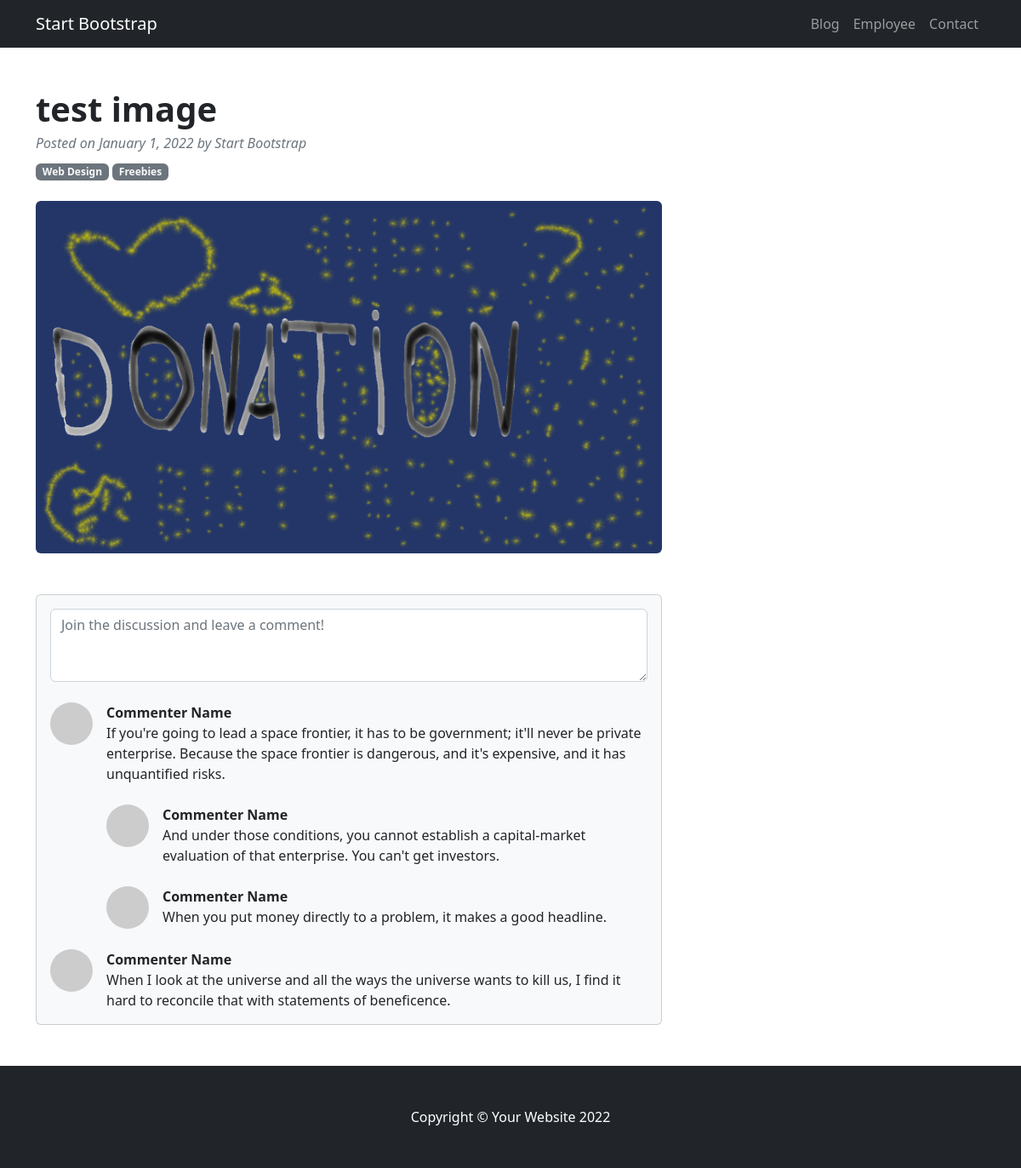
/details/4, run on the app's committed database.
### employee/models.py (models this page shows, shortened)
class BlogPosts(models.Model):
    title = models.CharField(max_length=255, null=False, blank=False)
    description = models.TextField(null=False, blank=False)
    featured = models.BooleanField(default=False)
    image = models.ImageField(upload_to="images", null=True, blank=True)

### employee/views.py (the view)
# urls.py: path("details/<int:id>", views.detailsPage, name="details"),
def detailsPage(request, id):
    detailsPost = BlogPosts.objects.get(id=id)
    template = loader.get_template("employee/detailsPage.html")
    context = {"posts": detailsPost}
    return HttpResponse(template.render(context, request))

### employee/templates/employee/detailsPage.html (shortened to what this page needs)
{% extends 'main.html' %} {% block content%}
<div class="container mt-5">
    <div class="row">
        <div class="col-lg-8">
            <article>
                <header class="mb-4">
                    <h1 class="fw-bolder mb-1">{{posts.title}}</h1>
                    <div class="text-muted fst-italic mb-2">Posted on January 1, 2022 by Start Bootstrap</div>
                    <a class="badge bg-secondary text-decoration-none link-light" href="#!">Web Design</a>
                    <a class="badge bg-secondary text-decoration-none link-light" href="#!">Freebies</a>
                </header>
                {%if posts.image %}
                <figure class="mb-4"><img class="img-fluid rounded" src="{{posts.image.url}}" alt="..." /></figure>
              {%endif%}
            </article>
            <section class="mb-5">
                <div class="card bg-light">
                    <div class="card-body">
                        <form class="mb-4"><textarea class="form-control" rows="3" placeholder="Join the discussion and leave a comment!"></textarea></form>
                        <div class="d-flex mb-4">
                            <div class="flex-shrink-0"><img class="rounded-circle" src="https://dummyimage.com/50x50/ced4da/6c757d.jpg" alt="..." /></div>
                            <div class="ms-3">
                                <div class="fw-bold">Commenter Name</div>
                                If you're going to lead a space frontier, it has to be government; it'll never be private enterprise. Because the space frontier is dangerous, and it's expensive, and it has unquantified risks.
                                <div class="d-flex mt-4">
                                    <div class="flex-shrink-0"><img class="rounded-circle" src="https://dummyimage.com/50x50/ced4da/6c757d.jpg" alt="..." /></div>
                                    <div class="ms-3">
                                        <div class="fw-bold">Commenter Name</div>
                                        And under those conditions, you cannot establish a capital-market evaluation of that enterprise. You can't get investors.
                                    </div>
                                </div>
                                <div class="d-flex mt-4">
                                    <div class="flex-shrink-0"><img class="rounded-circle" src="https://dummyimage.com/50x50/ced4da/6c757d.jpg" alt="..." /></div>
                                    <div class="ms-3">
                                        <div class="fw-bold">Commenter Name</div>
                                        When you put money directly to a problem, it makes a good headline.
                                    </div>
                                </div>
                            </div>
                        </div>
                        <div class="d-flex">
                            <div class="flex-shrink-0"><img class="rounded-circle" src="https://dummyimage.com/50x50/ced4da/6c757d.jpg" alt="..." /></div>
                            <div class="ms-3">
                                <div class="fw-bold">Commenter Name</div>
                                When I look at the universe and all the ways the universe wants to kill us, I find it hard to reconcile that with statements of beneficence.
                            </div>
                        </div>
                    </div>
                </div>
            </section>
        </div>
    </div>
</div>
{% endblock %}

### data on the page
BlogPosts: title "test image", image (picture)
